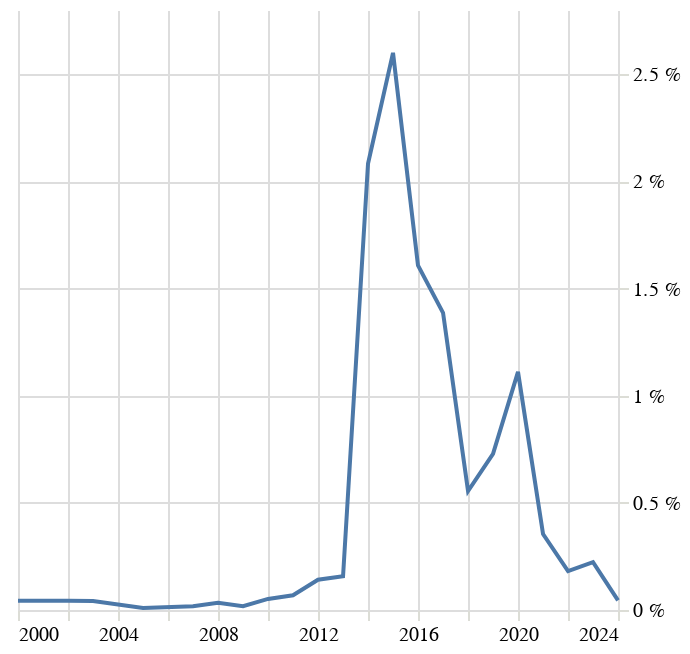

Source (notebook cell):
### Code cell
grafik('CD-ROM')

### Figure 1 — Vega-Lite specification as saved in the notebook (floating-point values rounded to 4 significant figures)
{"config": {"title": {"font": "Noticia Text", "fontSize": 14, "anchor": "start", "lineHeight": 21, "fontWeight": "bolder", "subtitleFont": "Noticia Text", "subtitleFontSize": 12, "subtitleFontWeight": "lighter", "subtitlePadding": 12, "dy": -12}, "axis": {"labelFont": "Asap", "titleFont": "Asap", "fontWeight": "lighter", "titleFontWeight": "lighter", "labelFontSize": 10, "titleFontSize": 10, "labelPadding": 2, "titlePadding": 10, "domainOpacity": 0, "tickColor": "#DCDDD6"}, "legend": {"labelFont": "Asap", "labelFontWeight": "normal", "titleFont": "Asap", "titleFontWeight": "normal", "labelFontSize": 10, "titleFontSize": 10}, "view": {"stroke": "transparent"}}, "data": {"name": "data-a190c4c334a6bb50895d4044e85c5f5a"}, "mark": {"type": "line"}, "encoding": {"x": {"axis": {"title": null}, "field": "rok", "type": "temporal"}, "y": {"axis": {"domainOpacity": 0, "labelExpr": "datum.label * 100 + ' %'", "orient": "right", "tickColor": "#DCDDD6", "title": null}, "field": "podil", "type": "quantitative"}}, "$schema": "https://vega.github.io/schema/vega-lite/v5.8.0.json", "datasets": {"data-a190c4c334a6bb50895d4044e85c5f5a": [{"rok": "2000-01-01T00:00:00", "pocet": 4, "len_right": 9365, "podil": 0.0004271}, {"rok": "2002-01-01T00:00:00", "pocet": 4, "len_right": 9295, "podil": 0.0004303}, {"rok": "2003-01-01T00:00:00", "pocet": 4, "len_right": 9649, "podil": 0.0004146}, {"rok": "2005-01-01T00:00:00", "pocet": 1, "len_right": 10419, "podil": 9.598e-05}, {"rok": "2007-01-01T00:00:00", "pocet": 2, "len_right": 11430, "podil": 0.000175}, {"rok": "2008-01-01T00:00:00", "pocet": 4, "len_right": 11872, "podil": 0.0003369}, {"rok": "2009-01-01T00:00:00", "pocet": 2, "len_right": 11216, "podil": 0.0001783}, {"rok": "2010-01-01T00:00:00", "pocet": 6, "len_right": 11601, "podil": 0.0005172}, {"rok": "2011-01-01T00:00:00", "pocet": 8, "len_right": 11602, "podil": 0.0006895}, {"rok": "2012-01-01T00:00:00", "pocet": 16, "len_right": 11321, "podil": 0.001413}, {"rok": "2013-01-01T00:00:00", "pocet": 18, "len_right": 11463, "podil": 0.00157}, {"rok": "2014-01-01T00:00:00", "pocet": 238, "len_right": 11422, "podil": 0.02084}, {"rok": "2015-01-01T00:00:00", "pocet": 308, "len_right": 11846, "podil": 0.026}, {"rok": "2016-01-01T00:00:00", "pocet": 182, "len_right": 11317, "podil": 0.01608}, {"rok": "2017-01-01T00:00:00", "pocet": 156, "len_right": 11247, "podil": 0.01387}, {"rok": "2018-01-01T00:00:00", "pocet": 64, "len_right": 11535, "podil": 0.005548}, {"rok": "2019-01-01T00:00:00", "pocet": 82, "len_right": 11260, "podil": 0.007282}, {"rok": "2020-01-01T00:00:00", "pocet": 116, "len_right": 10438, "podil": 0.01111}, {"rok": "2021-01-01T00:00:00", "pocet": 38, "len_right": 10725, "podil": 0.003543}, {"rok": "2022-01-01T00:00:00", "pocet": 20, "len_right": 11033, "podil": 0.001813}, {"rok": "2023-01-01T00:00:00", "pocet": 22, "len_right": 9855, "podil": 0.002232}, {"rok": "2024-01-01T00:00:00", "pocet": 4, "len_right": 8859, "podil": 0.0004515}]}}
